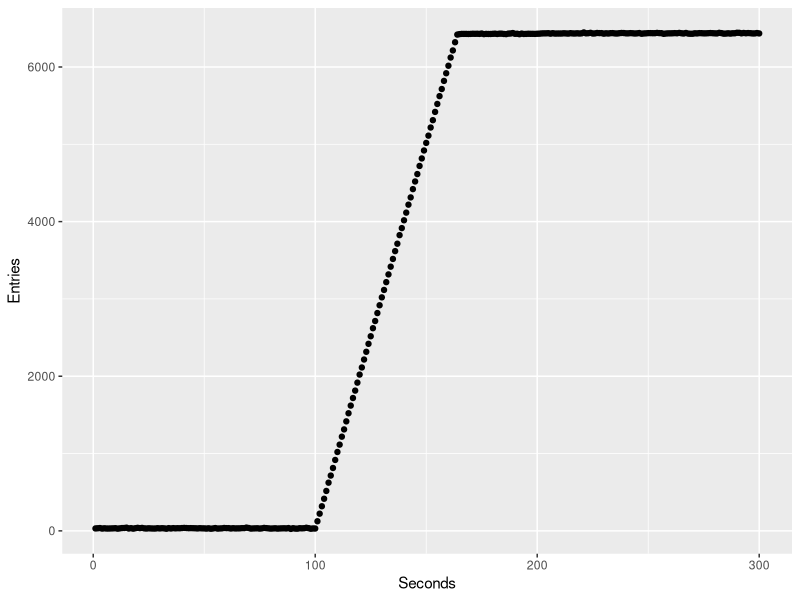

This figure's R source:
# install.packages('ggplot2')
library(ggplot2)
# install.packages('scales')
library(scales)

# install.packages('doBy')
library(doBy)

# change this line to plot a different log file
data = read.table("pit-size-r2-no-mitigation.txt", header=T)
#data = read.table("pit-size-r2-expired-pit-mitigation.txt", header=T)
data$Seconds = as.numeric(as.character(factor(data$Seconds)))
print(typeof(data$Entries[299]))
print(data$Entries)
data$Entries = as.numeric(as.character(factor(data$Entries)))

print(data$Entries)

# graph rate on node C2 in Kilobits
g.all <- ggplot(data, aes(x=Seconds, y=Entries)) +
    geom_point()

png("src/ndnSIM/docs/source/_static/r2-pit-size-test.png", width=500, height=250)
print(g.all)
retval <- dev.off()
